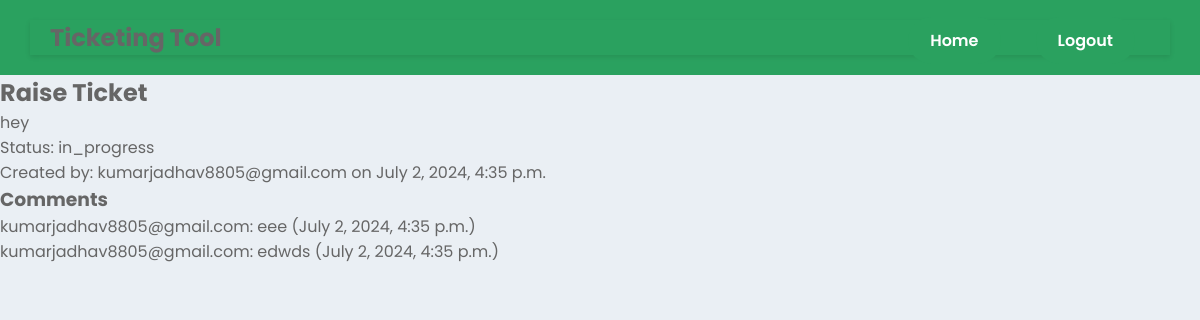
The app's page /tickets/ticket/4/ (signed in) with its own data.
### tickets/models.py (models this page shows, shortened)
class Ticket(models.Model):
    STATUS_CHOICES = [
        ('open', 'Open'),
        ('in_progress', 'In Progress'),
        ('closed', 'Closed'),
    ]
    title = models.CharField(max_length=255)
    description = models.TextField()
    status = models.CharField(max_length=20, choices=STATUS_CHOICES, default='open')
    creator = models.ForeignKey(settings.AUTH_USER_MODEL, on_delete=models.CASCADE, related_name='created_tickets')
    assigned_engineer = models.ForeignKey(settings.AUTH_USER_MODEL, on_delete=models.CASCADE, related_name='assigned_tickets', blank=True, null=True)
    creation_timestamp = models.DateTimeField(auto_now_add=True)

class User(AbstractUser):
    email = models.EmailField(unique=True)
    username = models.CharField(max_length=150, unique=False, blank=True, null=True)  # Make username optional and not unique
    is_customer = models.BooleanField(default=False)
    is_engineer = models.BooleanField(default=False)
    groups = models.ManyToManyField(
        Group,
        related_name='tickets_user_set',
        blank=True,
        help_text='The groups this user belongs to. A user will get all permissions granted to each of their groups.',
        verbose_name='groups',
    )
    user_permissions = models.ManyToManyField(
        Permission,
        related_name='tickets_user_permissions_set',
        blank=True,
        help_text='Specific permissions for this user.',
        verbose_name='user permissions',
    )
    USERNAME_FIELD = 'email'
    REQUIRED_FIELDS = []

class Comment(models.Model):
    content = models.TextField()
    created_at = models.DateTimeField(auto_now_add=True)
    user = models.ForeignKey(settings.AUTH_USER_MODEL, on_delete=models.CASCADE)
    ticket = models.ForeignKey(Ticket, on_delete=models.CASCADE)
    timestamp = models.DateTimeField(auto_now_add=True)

### tickets/views.py (the view)
# urls.py: path('ticket/<int:ticket_id>/', ticket_detail, name='ticket_detail'),
@login_required
def ticket_detail(request, ticket_id):
    ticket = get_object_or_404(Ticket, id=ticket_id)
    if request.user != ticket.creator and request.user != ticket.assigned_engineer:
        return redirect('ticket_list')
    if request.method == 'POST' and request.user == ticket.assigned_engineer:
        comment_form = CommentForm(request.POST)
        if comment_form.is_valid():
            comment = comment_form.save(commit=False)
            comment.user = request.user
            comment.ticket = ticket
            comment.save()
            return redirect('ticket_detail', ticket_id=ticket.id)
    else:
        comment_form = CommentForm()
    return render(request, 'tickets/ticket_detail.html', {
        'ticket': ticket,
        'comment_form': comment_form,
        'comments': ticket.comment_set.all(),
    })

### tickets/templates/tickets/ticket_detail.html (shortened to what this page needs)
{% extends "base_generic.html" %}
{% block content %}
<h2>{{ ticket.title }}</h2>
<p>{{ ticket.description }}</p>
<p>Status: {{ ticket.status }}</p>
<p>Created by: {{ ticket.creator }} on {{ ticket.creation_timestamp }}</p>
<h3>Comments</h3>
<ul>
    {% for comment in comments %}
    <li>{{ comment.user }}: {{ comment.content }} ({{ comment.timestamp }})</li>
    {% endfor %}
</ul>
{% endblock %}

### static/tickets/signup.css (style rules this page uses)
* { box-sizing: border-box; }
body { margin: 0; font-family: 'Poppins', Arial, Helvetica, sans-serif; font-size: 16px; font-weight: 400; color: #666666; background-image: url('https://wallpapercave.com/wp/s0nLOnC.jpg'); background-size: cover; background-position: center; }
* { box-sizing: border-box; margin: 0; padding: 0; }
body { margin: 0; font-family: 'Poppins', Arial, Helvetica, sans-serif; font-size: 16px; font-weight: 400; color: #666666; background: #eaeff4; }

### records on screen
Ticket: title "Raise Ticket", description "hey", status "in_progress", creator "kumarjadhav8805@gmail.com", creation_timestamp "July 2, 2024, 4:35 p.m."
Comment: user "kumarjadhav8805@gmail.com", content "eee", timestamp "July 2, 2024, 4:35 p.m."
Comment: user "kumarjadhav8805@gmail.com", content "edwds", timestamp "July 2, 2024, 4:35 p.m."
